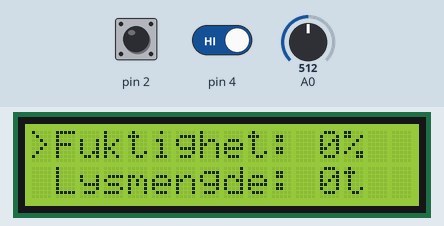
Bench run of a sketch on a simulated Arduino Uno, built with avr-gcc and run on an emulated ATmega328P. Parts: 16×2 character LCD. The test bench sets the inputs (shaded band); at power-on: pin 4 HIGH, pin 2 HIGH, A0 = 512. The local clock reads 2024-03-15 10:24:30 at power-on unless the sketch sets it.

Above: at 1.2 s.
1.3 s: pin 4 driven LOW
At 1.7 s:
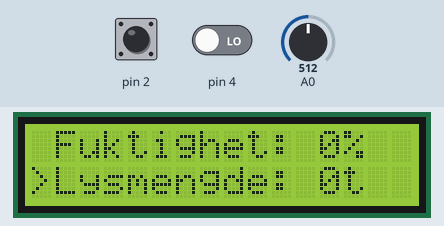
4.3 s: pin 4 driven HIGH
Timing chart, 0 to 7.3 s (numbered marks = the images above; inputs shaded):
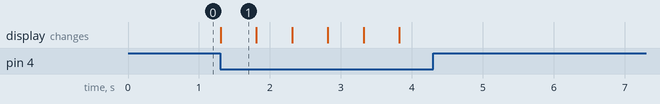

The sketch:

AutoPlant.ino
```cpp
// import libraries
#include <ThreeWire.h>
#include <RtcDS1302.h>
#include <LiquidCrystal_I2C.h>

ThreeWire myWire(6,7,8);
RtcDS1302<ThreeWire> Rtc(myWire);
LiquidCrystal_I2C lcd(0x27, 2, 1, 0, 4, 5, 6, 7, 3, POSITIVE);

// UI and control variables
int encoderPosCount, pinALast, aVal, selected = 0;
unsigned long pumpTime, checkTime = 0;
boolean btn;

// light variables
int currentHour, targetHour, lightDuration = 0;
boolean lightStatus = false;
int startTime = 8; // kl. 0800

// water variables
const int csmsAirVal = 873; // calibrated 23.09.20
const int csmsWaterVal = 585; // calibrated 23.09.20
int targetHum, failSafePump, csmsVal, csmsPercent = 0;

void setup() {
  pinMode(2, INPUT);
  pinMode(3, INPUT);
  pinMode(4, INPUT);

  lcd.begin(16, 2);

  lcd.setCursor(1, 0);
  lcd.print("Fuktighet:");
  lcd.setCursor(1,1);
  lcd.print("Lysmengde:");

  // starting values for UI
  lcd.setCursor(0,0);
  lcd.print(">");
  lcd.setCursor(12,0);
  lcd.print(0);
  lcd.print("%");
  lcd.setCursor(12,1);
  lcd.print(0);
  lcd.print("t");

  pinALast = digitalRead(2);

  // getting starttime
  RtcDateTime checkTime = Rtc.GetDateTime();
  currentHour = checkTime.Hour();

  Serial.begin (9600);
 }

void loop() {

  /* Light */

  // checking what hour it is every 10 minute
  if(millis() >= checkTime + 100000){
    checkTime += 100000;
    RtcDateTime checkTime = Rtc.GetDateTime();
    currentHour = checkTime.Hour();
  }

  // will account for 24 hour clock
  targetHour = startTime+lightDuration;
  if(currentHour == 0){
    targetHour = targetHour - 24;
  } else if(currentHour == startTime){
    targetHour = targetHour + 24;
  }

  // changing light status based on time and status
  if(targetHour > currentHour && lightStatus == false){
    lightStatus = true;
    Serial.println("Lights ON");
  } else if(targetHour <= currentHour && lightStatus == true) {
    lightStatus = false;
    Serial.println("Light Off");
  } /* Light END */

  /* Watering */

  // stops program if it runs more than 6 times in a minute
  if(failSafePump > 6){
    lcd.clear();
    lcd.setCursor(0,0);
    lcd.print("FailSafe: Pumpe");
    delay(0xFFFFFFFF);
  }

  csmsVal = analogRead(0);
  csmsPercent = map(csmsVal, csmsAirVal, csmsWaterVal, 0, 100);

  // wait 10 sec before run pump again
  if(targetHum > csmsPercent){
    if(millis() >= pumpTime + 10000){
    pumpTime += 10000;
    Serial.println("run pump...");
    failSafePump++;
    }
  } else {
    failSafePump = 0;
  } /* Watering end */

  /* program UI */

  aVal = digitalRead(2);
  btn = digitalRead(4);

  // Menu choise prints correct menu
  if(btn == LOW){
    if(selected == 1){
      selected = 0;
      lcd.setCursor(0,1);
      lcd.print(" ");
      lcd.setCursor(0,0);
      lcd.print(">");
      delay(500);
    } else if (selected == 0) {
      selected = 1;
      lcd.setCursor(0,0);
      lcd.print(" ");
      lcd.setCursor(0,1);
      lcd.print(">");
      delay(500);
    }
  }

  if(selected == 0){
    if (aVal != pinALast){
      if (digitalRead(3) != aVal && targetHum < 100) {
      targetHum ++;
      } else if(digitalRead(3) == aVal && targetHum > 0) {
      targetHum--;
      }
    lcd.setCursor(12,0);
    lcd.print(targetHum);
    lcd.print("%  ");
    }
    pinALast = aVal;

  } else if(selected == 1) {
    if (aVal != pinALast){
      if (digitalRead(3) != aVal && lightDuration < 24) {
      lightDuration ++;
      } else if(digitalRead(3) == aVal && lightDuration > 0) {
      lightDuration--;
      }
    lcd.setCursor(12,1);
    lcd.print(lightDuration);
    lcd.print("t ");
    }
    pinALast = aVal;
  } /* program UI END */
}
```

Measured:
- after the input at 1.3 s, the display: changes at once (image 1)
- after the input at 4.3 s, every drawn part: stays the same
- what the display in image 1 shows lasts 0.5 s, from 1.3 s to 1.8 s
